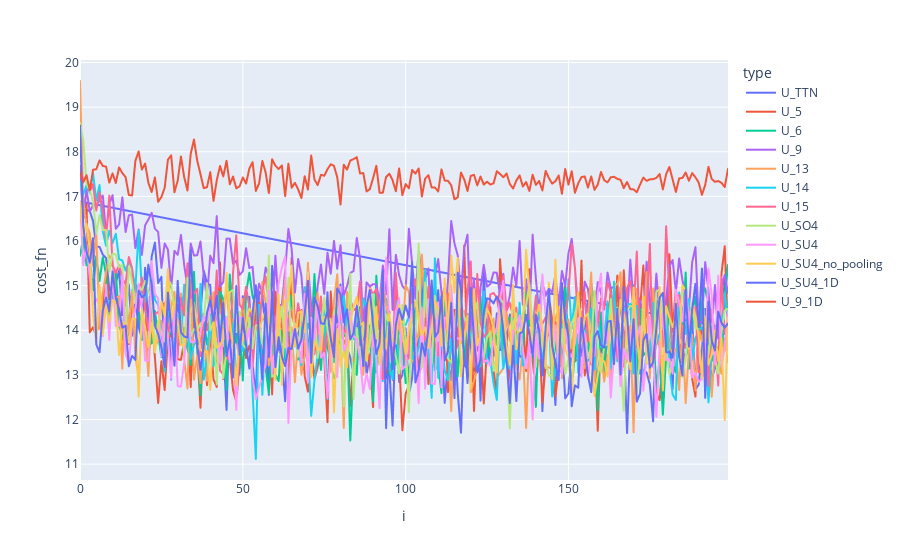

Notebook source saved alongside this figure:
### Code cell
fig = px.line(df, x='i', y='cost_fn',color='type')
fig.show()

### Figure 1 — Plotly figure (JSON) as saved in the notebook; plotly's stock layout.template omitted (floating-point values rounded to 4 significant figures; data arrays with more than 128 entries replaced by an {"elided": "..."} marker saying what was removed)
{"data": [{"hovertemplate": "type=U_TTN<br>i=%{x}<br>cost_fn=%{y}<extra></extra>", "legendgroup": "U_TTN", "line": {"color": "#636efa", "dash": "solid"}, "marker": {"symbol": "circle"}, "mode": "lines", "name": "U_TTN", "showlegend": true, "type": "scattergl", "x": {"elided": "400 int values"}, "xaxis": "x", "y": {"elided": "400 float values"}, "yaxis": "y"}, {"hovertemplate": "type=U_5<br>i=%{x}<br>cost_fn=%{y}<extra></extra>", "legendgroup": "U_5", "line": {"color": "#EF553B", "dash": "solid"}, "marker": {"symbol": "circle"}, "mode": "lines", "name": "U_5", "showlegend": true, "type": "scattergl", "x": {"elided": "200 int values"}, "xaxis": "x", "y": {"elided": "200 float values"}, "yaxis": "y"}, {"hovertemplate": "type=U_6<br>i=%{x}<br>cost_fn=%{y}<extra></extra>", "legendgroup": "U_6", "line": {"color": "#00cc96", "dash": "solid"}, "marker": {"symbol": "circle"}, "mode": "lines", "name": "U_6", "showlegend": true, "type": "scattergl", "x": {"elided": "200 int values"}, "xaxis": "x", "y": {"elided": "200 float values"}, "yaxis": "y"}, {"hovertemplate": "type=U_9<br>i=%{x}<br>cost_fn=%{y}<extra></extra>", "legendgroup": "U_9", "line": {"color": "#ab63fa", "dash": "solid"}, "marker": {"symbol": "circle"}, "mode": "lines", "name": "U_9", "showlegend": true, "type": "scattergl", "x": {"elided": "200 int values"}, "xaxis": "x", "y": {"elided": "200 float values"}, "yaxis": "y"}, {"hovertemplate": "type=U_13<br>i=%{x}<br>cost_fn=%{y}<extra></extra>", "legendgroup": "U_13", "line": {"color": "#FFA15A", "dash": "solid"}, "marker": {"symbol": "circle"}, "mode": "lines", "name": "U_13", "showlegend": true, "type": "scattergl", "x": {"elided": "200 int values"}, "xaxis": "x", "y": {"elided": "200 float values"}, "yaxis": "y"}, {"hovertemplate": "type=U_14<br>i=%{x}<br>cost_fn=%{y}<extra></extra>", "legendgroup": "U_14", "line": {"color": "#19d3f3", "dash": "solid"}, "marker": {"symbol": "circle"}, "mode": "lines", "name": "U_14", "showlegend": true, "type": "scattergl", "x": {"elided": "200 int values"}, "xaxis": "x", "y": {"elided": "200 float values"}, "yaxis": "y"}, {"hovertemplate": "type=U_15<br>i=%{x}<br>cost_fn=%{y}<extra></extra>", "legendgroup": "U_15", "line": {"color": "#FF6692", "dash": "solid"}, "marker": {"symbol": "circle"}, "mode": "lines", "name": "U_15", "showlegend": true, "type": "scattergl", "x": {"elided": "200 int values"}, "xaxis": "x", "y": {"elided": "200 float values"}, "yaxis": "y"}, {"hovertemplate": "type=U_SO4<br>i=%{x}<br>cost_fn=%{y}<extra></extra>", "legendgroup": "U_SO4", "line": {"color": "#B6E880", "dash": "solid"}, "marker": {"symbol": "circle"}, "mode": "lines", "name": "U_SO4", "showlegend": true, "type": "scattergl", "x": {"elided": "200 int values"}, "xaxis": "x", "y": {"elided": "200 float values"}, "yaxis": "y"}, {"hovertemplate": "type=U_SU4<br>i=%{x}<br>cost_fn=%{y}<extra></extra>", "legendgroup": "U_SU4", "line": {"color": "#FF97FF", "dash": "solid"}, "marker": {"symbol": "circle"}, "mode": "lines", "name": "U_SU4", "showlegend": true, "type": "scattergl", "x": {"elided": "200 int values"}, "xaxis": "x", "y": {"elided": "200 float values"}, "yaxis": "y"}, {"hovertemplate": "type=U_SU4_no_pooling<br>i=%{x}<br>cost_fn=%{y}<extra></extra>", "legendgroup": "U_SU4_no_pooling", "line": {"color": "#FECB52", "dash": "solid"}, "marker": {"symbol": "circle"}, "mode": "lines", "name": "U_SU4_no_pooling", "showlegend": true, "type": "scattergl", "x": {"elided": "200 int values"}, "xaxis": "x", "y": {"elided": "200 float values"}, "yaxis": "y"}, {"hovertemplate": "type=U_SU4_1D<br>i=%{x}<br>cost_fn=%{y}<extra></extra>", "legendgroup": "U_SU4_1D", "line": {"color": "#636efa", "dash": "solid"}, "marker": {"symbol": "circle"}, "mode": "lines", "name": "U_SU4_1D", "showlegend": true, "type": "scattergl", "x": {"elided": "200 int values"}, "xaxis": "x", "y": {"elided": "200 float values"}, "yaxis": "y"}, {"hovertemplate": "type=U_9_1D<br>i=%{x}<br>cost_fn=%{y}<extra></extra>", "legendgroup": "U_9_1D", "line": {"color": "#EF553B", "dash": "solid"}, "marker": {"symbol": "circle"}, "mode": "lines", "name": "U_9_1D", "showlegend": true, "type": "scattergl", "x": {"elided": "200 int values"}, "xaxis": "x", "y": {"elided": "200 float values"}, "yaxis": "y"}], "layout": {"legend": {"title": {"text": "type"}, "tracegroupgap": 0}, "margin": {"t": 60}, "xaxis": {"anchor": "y", "domain": [0, 1], "title": {"text": "i"}}, "yaxis": {"anchor": "x", "domain": [0, 1], "title": {"text": "cost_fn"}}}}
